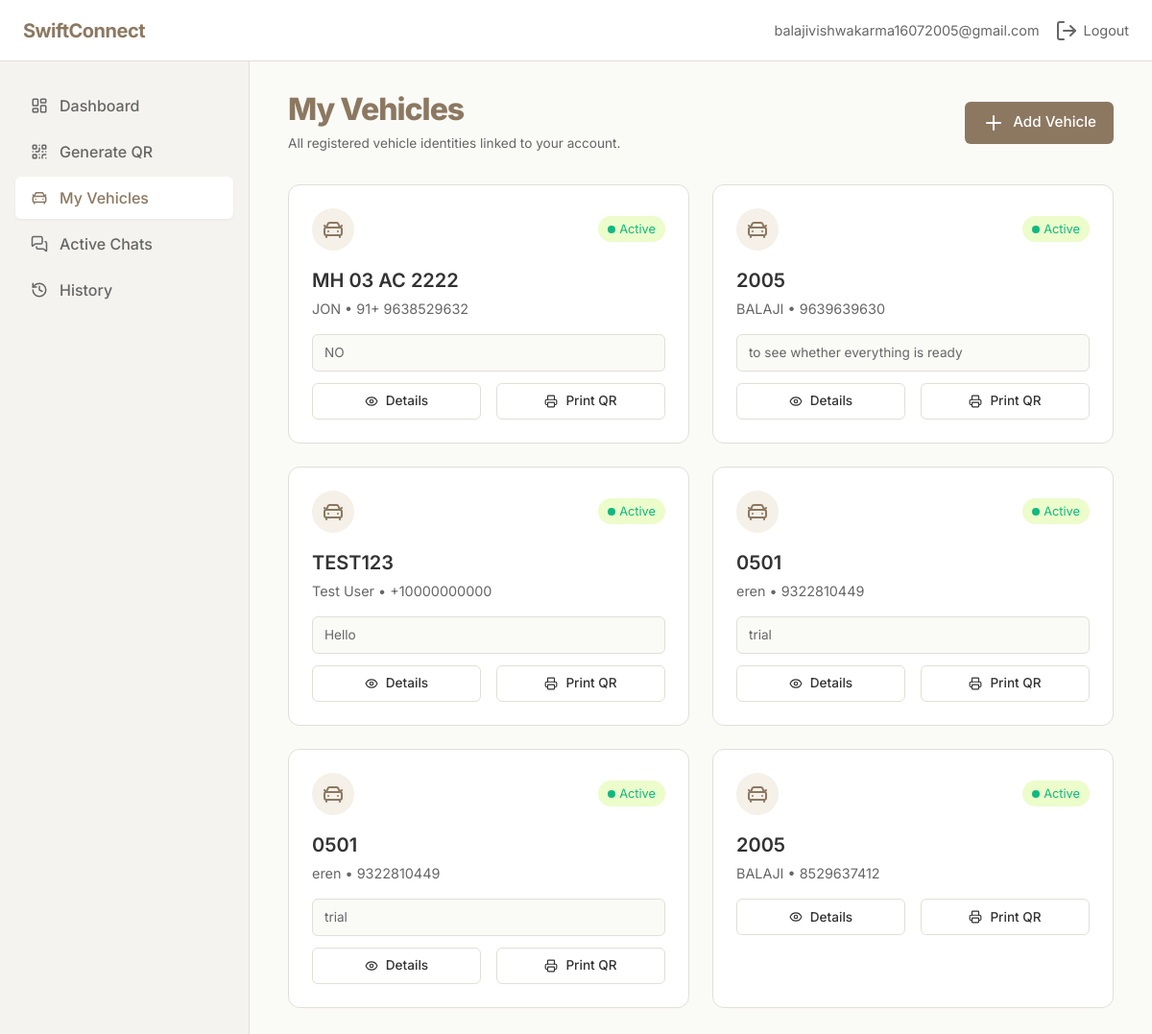
The page /vehicles (signed in) on the database its author committed.
### tables this page shows
CREATE TABLE qr_data (
            id INTEGER PRIMARY KEY AUTOINCREMENT,
            user_id INTEGER NOT NULL,
            name TEXT NOT NULL,
            vehicle TEXT NOT NULL,
            phone TEXT NOT NULL,
            message TEXT,
            qr_image_path TEXT NOT NULL,
            created_at TEXT NOT NULL DEFAULT CURRENT_TIMESTAMP, chat_token TEXT, is_blocked INTEGER NOT NULL DEFAULT 0, purpose TEXT,
            FOREIGN KEY (user_id) REFERENCES users(id)
        );

### app.py (the view)
@app.route('/vehicles')
def vehicles():
    if 'user_id' not in session:
        flash('Please login to access vehicles page', 'warning')
        return redirect(url_for('login'))
    conn = get_db()
    c = conn.cursor()
    rows = c.execute(
        'SELECT id, name, vehicle, phone, message, qr_image_path, is_blocked, created_at FROM qr_data WHERE user_id = ? ORDER BY created_at DESC',
        (session['user_id'],)
    ).fetchall()
    conn.close()
    vehicle_list = []
    for row in rows:
        vehicle_list.append({
            'id': row['id'],
            'name': row['name'],
            'vehicle': row['vehicle'],
            'phone': row['phone'],
            'message': row['message'],
            'qr_image_path': row['qr_image_path'],
            'is_blocked': bool(row['is_blocked']),
            'created_at': row['created_at']
        })
    return render_template('vehicles.html', user_email=session.get('user_email'), active_page='vehicles', vehicles=vehicle_list)

### app.py (called while the page is built)
def get_db():
    conn = sqlite3.connect(DATABASE)
    conn.row_factory = sqlite3.Row
    return conn

### templates/vehicles.html (shortened to what this page needs)
{% extends 'base.html' %}
{% block content %}
<div class="mb-8 flex justify-between items-center">
    <div>
        <h1 class="hero-title" style="font-size: 2rem; margin-bottom: 8px;">My Vehicles</h1>
        <p class="chat-subtitle">All registered vehicle identities linked to your account.</p>
    </div>
    <a href="{{ url_for('generate') }}" class="btn btn-primary"><i data-lucide="plus"></i> Add Vehicle</a>
</div>
{% if vehicles and vehicles|length > 0 %}
    <div class="grid-2">
        {% for v in vehicles %}
            <div class="flat-card">
                <div class="flex items-center justify-between mb-4">
                    <div class="btn-icon" style="background-color: var(--beige-light, #F5F0E8); color: var(--primary-color); width: 44px; height: 44px; flex-shrink: 0;">
                        <i data-lucide="car-front"></i>
                    </div>
                    {% if v.is_blocked %}
                        <span style="display:inline-flex; align-items:center; gap:4px; font-size: 0.8rem; color: #EF4444; background: #FEE2E2; padding: 4px 10px; border-radius: 99px;"><span class="status-dot status-inactive"></span> Blocked</span>
                    {% else %}
                        <span style="display:inline-flex; align-items:center; gap:4px; font-size: 0.8rem; color: #10B981; background: #ECFCCB; padding: 4px 10px; border-radius: 99px;"><span class="status-dot status-active"></span> Active</span>
                    {% endif %}
                </div>
                <div class="card-title" style="font-size: 1.25rem; margin-bottom: 4px;">{{ v.vehicle }}</div>
                <div class="card-subtitle mb-4">{{ v.name }} &bull; {{ v.phone }}</div>
                {% if v.message %}
                    <div style="font-size: 0.85rem; color: var(--text-muted); background: var(--bg-color); padding: 8px 12px; border-radius: 6px; border: 1px solid var(--border-color); margin-bottom: 12px;">{{ v.message }}</div>
                {% endif %}
                <div class="flex gap-4" style="margin-top: auto;">
                    <a href="{{ url_for('history_detail', qr_id=v.id) }}" class="btn btn-secondary" style="padding: 6px 14px; font-size: 0.85rem; flex: 1; text-align: center;"><i data-lucide="eye" style="width: 14px;"></i> Details</a>
                    <a href="{{ url_for('print_qr', qr_id=v.id) }}" target="_blank" class="btn btn-secondary" style="padding: 6px 14px; font-size: 0.85rem; flex: 1; text-align: center;"><i data-lucide="printer" style="width: 14px;"></i> Print QR</a>
                </div>
            </div>
        {% endfor %}
    </div>
{% endif %}
{% endblock %}

### static/style.css (style rules this page uses)
:root { --bg-color: #FAFAF7; --surface-color: #FFFFFF; --primary-color: #8C7861; --primary-hover: #75624E; --text-main: #333333; --text-muted: #666666; --border-color: #E2DFD8; --sidebar-bg: #F4F3EF; --shadow-sm: 0 1px 3px rgba(0,0,0,0.05); --shadow-md: 0 4px 12px rgba(0,0,0,0.05); --shadow-lg: 0 12px 24px rgba(0,0,0,0.08); --radius-sm: 6px; --radius-md: 12px; --radius-lg: 20px; --transition: all 0.2s cubic-bezier(0.4, 0, 0.2, 1); }
* { margin: 0; padding: 0; box-sizing: border-box; }
body { font-family: 'Inter', system-ui, -apple-system, sans-serif; background-color: var(--bg-color); color: var(--text-main); line-height: 1.5; -webkit-font-smoothing: antialiased; }
a { color: inherit; text-decoration: none; }
.btn { display: inline-flex; align-items: center; justify-content: center; gap: 8px; padding: 10px 18px; border-radius: var(--radius-sm); font-weight: 500; font-size: 0.95rem; transition: var(--transition); cursor: pointer; border: none; outline: none; }
.btn-primary { background-color: var(--primary-color); color: #FFFFFF; }
.btn-secondary { background-color: #FFFFFF; color: var(--text-main); border: 1px solid var(--border-color); }
.grid-2 { display: grid; grid-template-columns: repeat(auto-fit, minmax(300px, 1fr)); gap: 24px; }
.flat-card { background-color: var(--surface-color); border: 1px solid var(--border-color); border-radius: var(--radius-md); padding: 24px; transition: var(--transition); }
.card-title { font-size: 1.1rem; font-weight: 600; color: var(--text-main); margin-bottom: 4px; }
.card-subtitle { font-size: 0.9rem; color: var(--text-muted); }
.chat-subtitle { font-size: 0.85rem; color: var(--text-muted); }
.btn-icon { width: 40px; height: 40px; border-radius: 50%; display: flex; align-items: center; justify-content: center; border: none; background-color: var(--primary-color); color: white; cursor: pointer; transition: var(--transition); }
.hero-title { font-size: 3.5rem; font-weight: 800; color: var(--primary-color); line-height: 1.1; margin-bottom: 24px; letter-spacing: -1px; }
.status-dot { width: 8px; height: 8px; border-radius: 50%; display: inline-block; }
.status-active { background-color: #10B981; }
.mb-4 { margin-bottom: 16px; }
.mb-8 { margin-bottom: 32px; }
.flex { display: flex; }
.items-center { align-items: center; }
.justify-between { justify-content: space-between; }
.gap-4 { gap: 16px; }

### rows shown on the page
qr_data: is_blocked 0 (drawn), vehicle "MH 03 AC 2222", name "JON", phone "91+ 9638529632", message "NO"
qr_data: is_blocked 0 (drawn), vehicle "2005", name "BALAJI", phone "9639639630", message "to see whether everything is ready"
qr_data: is_blocked 0 (drawn), vehicle "TEST123", name "Test User", phone "+10000000000", message "Hello"
qr_data: is_blocked 0 (drawn), vehicle "0501", name "eren", phone "9322810449", message "trial"
qr_data: is_blocked 0 (drawn), vehicle "0501", name "eren", phone "9322810449", message "trial"
qr_data: is_blocked 0 (drawn), vehicle "2005", name "BALAJI", phone "8529637412"

### other values the page prints
{{ user_email }} "balajivishwakarma16072005@gmail.com"
